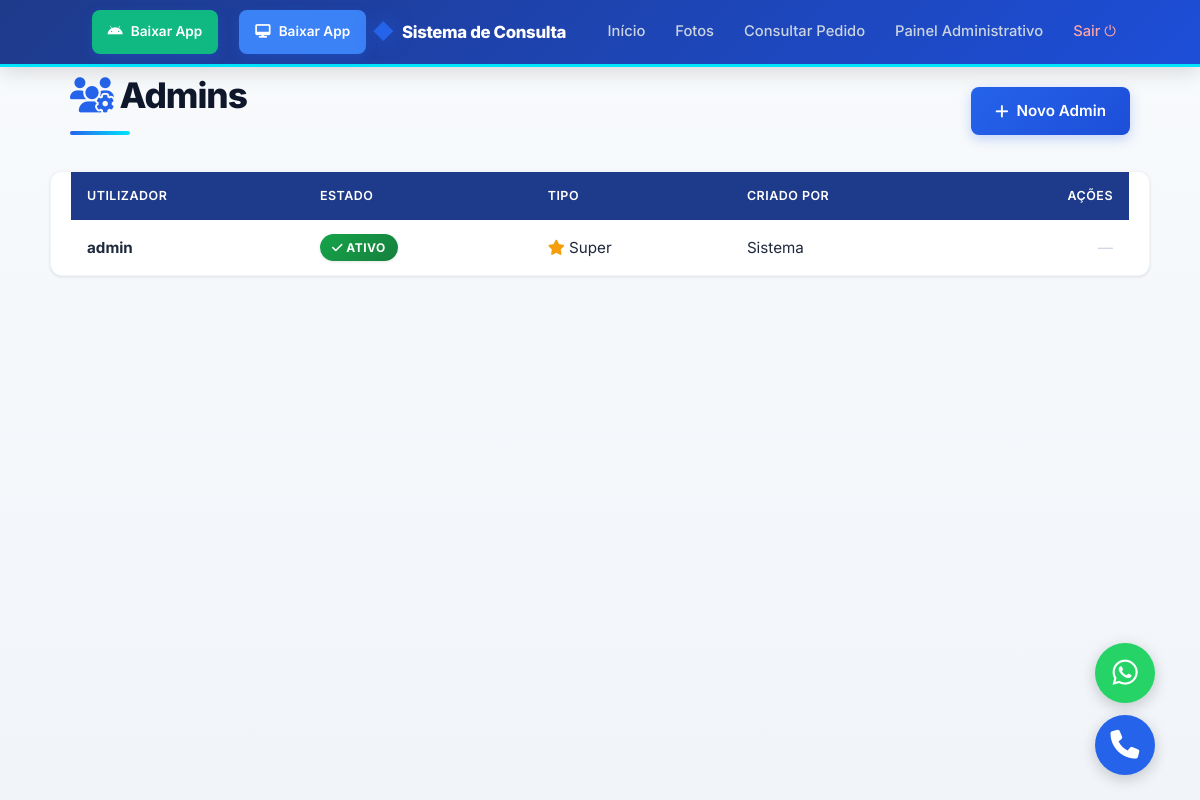
Screenshot of /admin/admins (signed in) with the database file from the repository.
### tables this page shows
CREATE TABLE admin(
            id INTEGER PRIMARY KEY,
            username TEXT UNIQUE NOT NULL,
            password_hash TEXT NOT NULL,
            ativo INTEGER DEFAULT 1,
            is_super INTEGER DEFAULT 0,
            criado_por INTEGER,
            criado_em TEXT
        );

### app.py (the view)
@app.route("/admin/admins")
@login_required
def admin_admins():
    db = get_db()
    admins = db.execute("""
        SELECT a.*, c.username AS criado_por_nome
        FROM admin a LEFT JOIN admin c ON c.id = a.criado_por
        ORDER BY a.id
    """).fetchall()
    return render_template("admin_admins.html", admins=admins)

### app.py (called while the page is built)
def get_db():
    if "db" not in g:
        g.db = sqlite3.connect(DB_PATH)
        g.db.row_factory = sqlite3.Row
    return g.db

def login_required(f):
    @wraps(f)
    def wrap(*a, **kw):
        if not session.get("admin_id"):
            return redirect(url_for("login"))
        return f(*a, **kw)
    return wrap

### templates/admin_admins.html
{% extends "base.html" %}{% block title %}Administradores{% endblock %}
{% block content %}
<div style="display: flex; justify-content: space-between; align-items: center;">
  <h1><i class="fa-solid fa-users-gear" style="color: var(--azul);"></i> Admins</h1>
  <a href="{{ url_for('admin_admin_novo') }}" class="btn"><i class="fa-solid fa-plus"></i> Novo Admin</a>
</div>
<table>
<thead>
  <tr><th>Utilizador</th><th>Estado</th><th>Tipo</th><th>Criado por</th><th style="text-align: right;">Ações</th></tr>
</thead>
<tbody>
{% for a in admins %}
<tr>
  <td data-label="Utilizador"><b>{{ a.username }}</b></td>
  <td data-label="Estado">
    {% if a.ativo %}<span class="estado entregue"><i class="fa-solid fa-check"></i> Ativo</span>
    {% else %}<span class="estado cancelado"><i class="fa-solid fa-ban"></i> Bloqueado</span>{% endif %}
  </td>
  <td data-label="Tipo">{% if a.is_super %}<i class="fa-solid fa-star" style="color: #f59e0b;"></i> Super{% else %}Admin{% endif %}</td>
  <td data-label="Criado por">{{ a.criado_por_nome or 'Sistema' }}</td>
  <td data-label="Ações" style="text-align: right;">
    {% set posso = (a.id != session.admin_id) and (not a.is_super) and (session.get('is_super') or a.criado_por == session.admin_id) %}
    {% if posso %}
    <form method="post" action="{{ url_for('admin_bloquear', id=a.id) }}" onsubmit="return confirm('Confirmar?')" style="display:inline">
      <button class="{% if a.ativo %}btn-danger{% else %}btn{% endif %} btn-sm">
        {% if a.ativo %}<i class="fa-solid fa-lock"></i> Bloquear{% else %}<i class="fa-solid fa-lock-open"></i> Desbloquear{% endif %}
      </button>
    </form>
    {% else %}<span style="color: var(--cinza-300);">—</span>{% endif %}
  </td>
</tr>
{% endfor %}
</tbody>
</table>
{% endblock %}

### templates/base.html (style rules this page uses)
:root { --azul: #2563eb; --azul-esc: #1d4ed8; --azul-nav: #1e3a8a; --azul-cla: #dbeafe; --ciano: #00E5FF; --ciano-esc: #00B8D4; --preto: #0f172a; --preto-suave:#1e293b; --cinza-900: #1e293b; --cinza-700: #334155; --cinza-500: #64748b; --cinza-300: #cbd5e1; --cinza-100: #f1f5f9; --branco: #ffffff; --sombra-sm: 0 1px 3px rgba(0,0,0,.1); --sombra: 0 4px 12px rgba(0,0,0,.08); --sombra-azul:0 12px 32px rgba(37,99,235,.25); --radius: 12px; --radius-sm: 8px; --transicao: all .2s cubic-bezier(.4,0,.2,1); --safe: env(safe-area-inset-bottom, 0px); }
* { box-sizing:border-box;margin:0;padding:0 }
html { -webkit-text-size-adjust:100%;scroll-behavior:smooth }
body { font-family:'Inter',system-ui,-apple-system,sans-serif; background:linear-gradient(180deg,#f8fafc 0%,#f1f5f9 100%); color:var(--cinza-900); line-height:1.6; min-height:100vh; padding-bottom:calc(60px + var(--safe)); -webkit-font-smoothing:antialiased; }
a { color:var(--azul);text-decoration:none;transition:var(--transicao) }
.container, body > *:not(.navbar):not(.flash):not(.mobile-overlay) { max-width:1100px; margin-left:auto; margin-right:auto; padding-left:20px; padding-right:20px; }
h1 { font-size:2rem; font-weight:800; color:var(--preto); margin-bottom:20px; letter-spacing:-.03em; position:relative; padding-bottom:12px; }
h1::after { content:''; position:absolute; bottom:0; left:0; width:60px; height:4px; background:linear-gradient(90deg,var(--azul),var(--preto)); border-radius:2px; }
button, .btn { padding: 12px 24px; min-height: 44px; background: linear-gradient(135deg, var(--azul) 0%, var(--azul-esc) 100%); color: var(--branco); border: 0; border-radius: 8px; cursor: pointer; font-family: inherit; font-weight: 600; font-size: 0.95rem; transition: var(--transicao); box-shadow: 0 4px 12px rgba(37, 99, 235, 0.25); display: inline-flex; align-items: center; justify-content: center; gap: 8px; }
table { width: 100%; border-collapse: separate; border-spacing: 0; background: var(--branco); border-radius: var(--radius); overflow: hidden; box-shadow: var(--sombra-sm); border: 1px solid var(--cinza-100); margin-top: 16px; }
th, td { padding: 14px 16px; text-align: left; font-size: 0.95rem; vertical-align: middle; }
th { font-weight: 600; text-transform: uppercase; letter-spacing: 0.04em; font-size: 0.78rem; background: var(--azul-nav); color: var(--branco); }
tr td:first-child { font-weight: 600; }
.estado { display:inline-block; padding:4px 12px; border-radius:999px; color:var(--branco); font-size:.75rem; font-weight:700; letter-spacing:.04em; text-transform:uppercase; box-shadow:var(--sombra-sm); }
.entregue { background:linear-gradient(135deg,#16a34a,#15803d) }
@media (min-width:1200px) { h1 { font-size:2.2rem } }
h1::after { background: linear-gradient(90deg, var(--azul), var(--ciano)); }
.entregue { background: linear-gradient(135deg, #16a34a, #15803d); }

### rows the page displays
admin: username "admin", ativo 1 (drawn), is_super 1 (drawn), criado_por_nome "Sistema"
